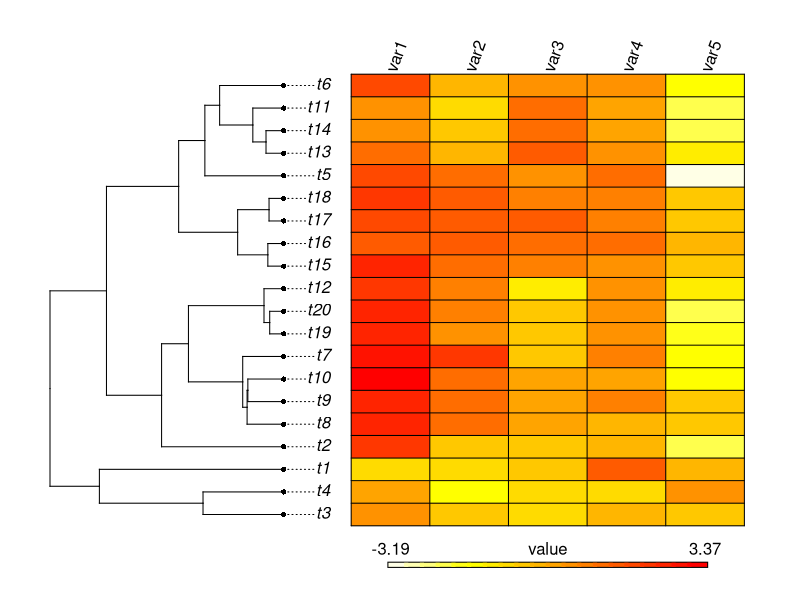

R code for this plot:
library(phytools)


### Name: phylo.heatmap
### Title: Creates a phylogenetic heat map
### Aliases: phylo.heatmap
### Keywords: phylogenetics plotting

### ** Examples

# simulate tree
tree <- pbtree(n=20,scale=1)
# simulate continuous character
X <- fastBM(tree, nsim=5)
phylo.heatmap(tree, X, grid=TRUE)
